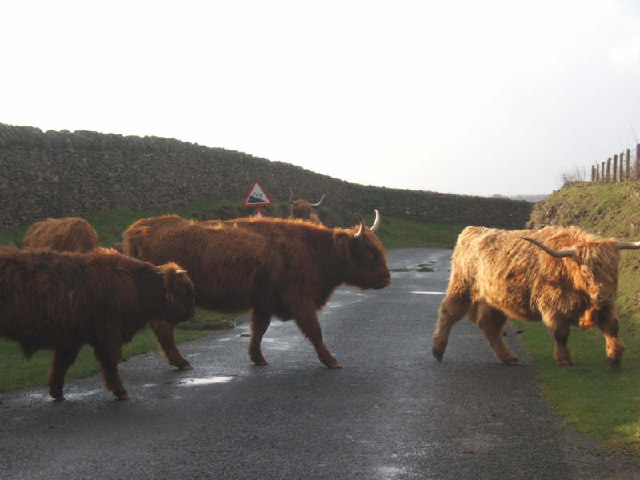
#> input picture shots/e2e-cattle.jpg, 640 x 480 px; its folder holds only this picture in this run
$ python annotate-shots.py
#> lines starting #> are read from the running program, lines starting #| are printed output that depends on the picture
# -*- coding: utf-8 -*-
"""
Аннотация скриншотов нумерованными бейджами + сборка итогового docx.

1. Берёт все картинки из shots/ (сортировка по имени = по времени).
2. Рисует оранжевые кружки с номерами (позиции — эвристики по макету,
   зелёная FAB-кнопка и синяя GPS-точка детектятся по цвету).
3. Пересобирает Sapa-Zhol-нәтижелер.docx: раздел 5 = картинка + подпись.

Запуск:  python scripts/make-docx.py  (папка shots/ должна содержать 9 файлов)
"""
import os, glob
from PIL import Image, ImageDraw, ImageFont

BASE = os.path.dirname(os.path.dirname(os.path.abspath(__file__)))
SHOTS = os.path.join(BASE, 'shots')
OUT = os.path.join(SHOTS, 'annotated')
FONT = ImageFont.truetype('C:/Windows/Fonts/arialbd.ttf', 52)

BRAND = (255, 122, 0)     # оранжевый бейдж
WHITE = (255, 255, 255)

# ── цветовой детектор ──────────────────────────────────────────────
def blob(img, pred, box=None):
    """Центроид пикселей, удовлетворяющих pred, внутри box (fractions)."""
    w, h = img.size
    small = img.resize((w // 4, h // 4))
    px = small.load()
    xs, ys = [], []
    x0, y0 = int((box or (0, 0, 1, 1))[0] * small.width), int((box or (0, 0, 1, 1))[1] * small.height)
    x1, y1 = int((box or (0, 0, 1, 1))[2] * small.width), int((box or (0, 0, 1, 1))[3] * small.height)
    for y in range(y0, y1):
        for x in range(x0, x1):
            if pred(*px[x, y][:3]):
                xs.append(x); ys.append(y)
    if not xs:
        return None
    return (sum(xs) / len(xs) * 4 / w, sum(ys) / len(ys) * 4 / h)

def find_fab(img):   # зелёная круглая кнопка «+» справа-снизу
    return blob(img, lambda r, g, b: g > 170 and r < 120 and b < 160, box=(0.55, 0.55, 1, 1))

def find_blue_dot(img):  # синяя точка GPS
    return blob(img, lambda r, g, b: b > 200 and g > 120 and r < 140, box=(0.15, 0.15, 0.85, 0.9))

def find_rings(img):  # оранжевые концентрические круги метки
    return blob(img, lambda r, g, b: r > 200 and 100 < g < 200 and b < 90, box=(0.05, 0.15, 0.95, 0.95))

# позиции по умолчанию (доли ширины/высоты), если детект не сработал
# ключи: списки (x, y) для бейджей 1, 2, 3, ...
POS = {
    1: [(0.50, 0.46), (0.50, 0.55), (0.30, 0.062), (0.12, 0.062), (0.87, 0.062), (0.15, 0.128), (0.80, 0.78)],   # карта
    2: [(0.06, 0.315), (0.30, 0.395), (0.22, 0.615), (0.72, 0.615)],                                              # карточка 0
    3: [(0.06, 0.315), (0.30, 0.395), (0.22, 0.615), (0.72, 0.615)],                                              # карточка 1
    4: [(0.06, 0.315), (0.30, 0.395), (0.22, 0.615), (0.72, 0.615)],                                              # карточка 2
    5: [(0.22, 0.615), (0.72, 0.615)],                                                                            # карточка 3 + Шешілген
    6: [(0.50, 0.24), (0.50, 0.40), (0.50, 0.86), (0.86, 0.055)],                                                 # Белгілер
    7: [(0.50, 0.48), (0.50, 0.56), (0.80, 0.78)],                                                                # карта без метки
    8: [(0.06, 0.315), (0.30, 0.395), (0.50, 0.55)],                                                              # офлайн карточка
    9: [(0.50, 0.40), (0.87, 0.35), (0.50, 0.26)],                                                                # журнал
}

def annotate(src, dst, fig_no):
#> called with src = 'shots/e2e-cattle.jpg', dst = 'shots/annotated/fig1.png', fig_no = 1
    img = Image.open(src).convert('RGB')
#> img is the input picture: PIL image 640x480 RGB; mean R, G, B 142.8, 137.9, 132.1
    w, h = img.size
#> w = 640; h = 480
    draw = ImageDraw.Draw(img, 'RGBA')
    pos = POS.get(fig_no)

    # уточнение по цвету для карт
    if fig_no in (1, 7):
        rings = find_rings(img)
#> in blob, `small = img.resize((w // 4, h // 4))`:
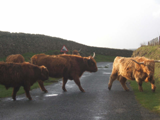
#> small: PIL image 160x120 RGB; mean R, G, B 142.8, 137.9, 132.1
#> rings = (0.832, 0.562)
        dot = find_blue_dot(img)
        fab = find_fab(img)
        if fig_no == 1:
            if rings: pos[0] = rings; pos[1] = (rings[0], rings[1] + 0.04)
            if fab: pos[6] = (fab[0] - 0.02, fab[1] - 0.02)
        else:
            if dot: pos[1] = dot; pos[0] = (dot[0], dot[1] - 0.09)
            if fab: pos[2] = (fab[0] - 0.02, fab[1] - 0.02)

    for i, (fx, fy) in enumerate(pos, 1):
        cx, cy = int(fx * w), int(fy * h)
        r = int(w * 0.052)
        draw.ellipse([cx - r, cy - r, cx + r, cy + r], fill=BRAND + (230,), outline=WHITE + (255,), width=5)
        tb = draw.textbbox((0, 0), str(i), font=FONT)
        draw.text((cx - (tb[2] - tb[0]) / 2, cy - (tb[3] - tb[1]) / 2 - tb[1]), str(i),
                  font=FONT, fill=WHITE)
#> this loop made 7 passes
#> (fx, fy, cx, cy, tb) on passes 1 to 7: (0.832, 0.562, 532, 269, (0, 11, 33, 49)), (0.832, 0.602, 532, 288, (0, 10, 33, 49)), (0.3, 0.062, 192, 29, (0, 10, 33, 50)), (0.12, 0.062, 76, 29, (0, 11, 33, 49)), (0.87, 0.062, 556, 29, (0, 11, 33, 50)), (0.15, 0.128, 96, 61, (0, 10, 33, 50)), (0.8, 0.78, 512, 374, (0, 11, 33, 49))
    img.save(dst, quality=92)
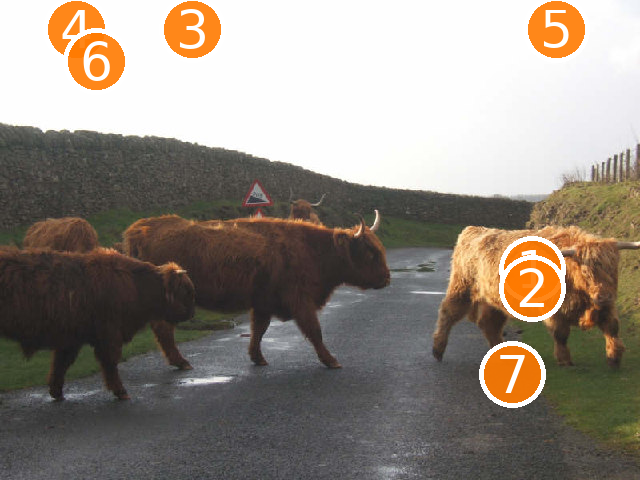
#> saved as fig1.png: PIL image 640x480 RGB; mean R, G, B 146.3, 137.1, 127.1
    print(f'fig {fig_no}: {os.path.basename(src)} -> {os.path.basename(dst)} ({len(pos)} badges)')
#| fig 1: e2e-cattle.jpg -> fig1.png (7 badges)

def main():
    os.makedirs(OUT, exist_ok=True)
    files = sorted(
        [f for f in glob.glob(os.path.join(SHOTS, '*.*'))
         if f.lower().endswith(('.png', '.jpg', '.jpeg')) and not f.startswith('~$')],
    )
    if not files:
        print('shots/ пуст — нечего аннотировать'); return
    print(f'найдено {len(files)} скриншотов')
    for i, src in enumerate(files[:9], 1):
        annotate(src, os.path.join(OUT, f'fig{i}.png'), i)

if __name__ == '__main__':
    main()
